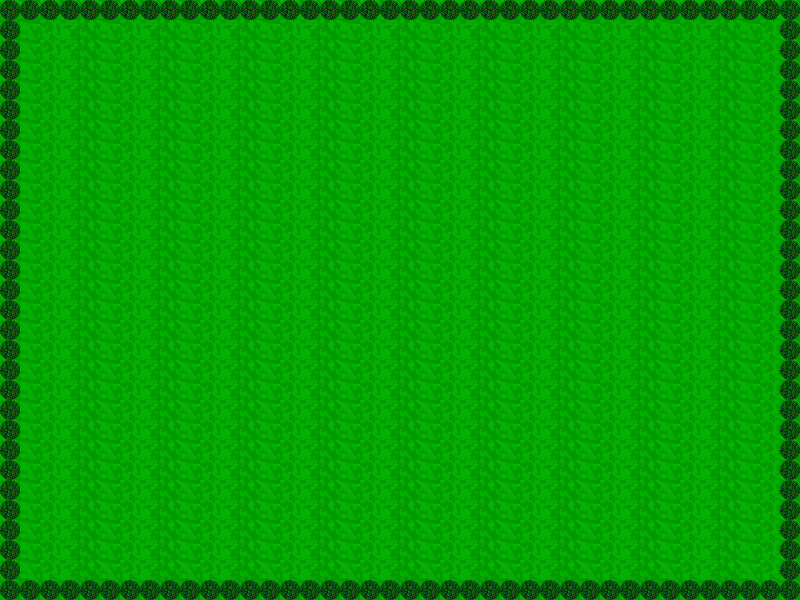

Tiled map render using the project's own tile images. Description and the map definition, with tile-layer contents summarised, below:
An orthogonal 40x30 tile map with 20x20 px tiles, 1 tile layer (Tile Layer 1).

<map version="1.0" orientation="orthogonal" width="40" height="30" tilewidth="20" tileheight="20">
 <tileset firstgid="1" name="tileset" tilewidth="20" tileheight="20">
  <image source="../images/tileset.jpg" width="400" height="400" />
 </tileset>
 <layer name="Tile Layer 1" width="40" height="30">
  <data>[1200 cells, 1200 non-empty, 8 distinct tile ids]</data>
 </layer>
</map>
